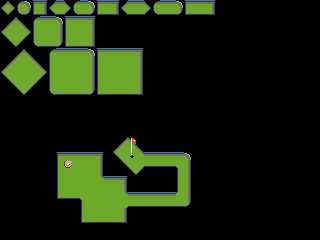

The image is a tile-based game level rendered from a .tmx file. Its description and source (layers, tilesets, objects; grid data summarised) follow:
An orthogonal 40x30 tile map with 8x8 px tiles, 3 tile layers (Capa de patrones 1, Capa de patrones 2, Capa de patrones 3).

<map version="1.4" tiledversion="1.4.3" orientation="orthogonal" renderorder="right-down" width="40" height="30" tilewidth="8" tileheight="8" infinite="0" nextlayerid="4" nextobjectid="1">
 <tileset firstgid="1" source="../tilesets/golf.tsx" />
 <layer id="1" name="Capa de patrones 1" width="40" height="30">
  <data>[1200 cells, 319 non-empty, 33 distinct tile ids]</data>
 </layer>
 <layer id="2" name="Capa de patrones 2" width="40" height="30">
  <data>[1200 cells, 2 non-empty, 2 distinct tile ids]</data>
 </layer>
 <layer id="3" name="Capa de patrones 3" width="40" height="30">
  <data>[1200 cells, 4 non-empty, 4 distinct tile ids]</data>
 </layer>
</map>
